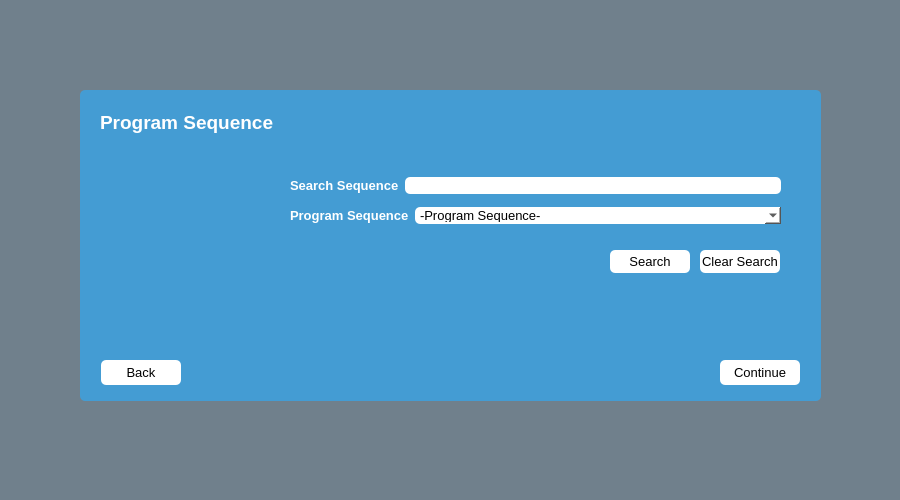
<?xml version="1.0" encoding="UTF-8"?>
<ui version="4.0">
 <class>programs</class>
 <widget class="QWidget" name="programs">
  <property name="geometry">
   <rect>
    <x>0</x>
    <y>0</y>
    <width>900</width>
    <height>500</height>
   </rect>
  </property>
  <property name="minimumSize">
   <size>
    <width>900</width>
    <height>500</height>
   </size>
  </property>
  <property name="maximumSize">
   <size>
    <width>900</width>
    <height>500</height>
   </size>
  </property>
  <property name="windowTitle">
   <string>Form</string>
  </property>
  <property name="styleSheet">
   <string notr="true">border-radius: 5px;
background-color:#70808c
</string>
  </property>
  <widget class="QWidget" name="widget" native="true">
   <property name="geometry">
    <rect>
     <x>80</x>
     <y>90</y>
     <width>741</width>
     <height>311</height>
    </rect>
   </property>
   <property name="styleSheet">
    <string notr="true">background-color:#449cd3</string>
   </property>
   <widget class="QLabel" name="programSequenceLabel_2">
    <property name="geometry">
     <rect>
      <x>20</x>
      <y>20</y>
      <width>192</width>
      <height>24</height>
     </rect>
    </property>
    <property name="font">
     <font>
      <pointsize>14</pointsize>
      <weight>75</weight>
      <bold>true</bold>
     </font>
    </property>
    <property name="styleSheet">
     <string notr="true">color: rgb(255, 255, 255);</string>
    </property>
    <property name="text">
     <string>Program Sequence</string>
    </property>
   </widget>
   <widget class="QWidget" name="layoutWidget">
    <property name="geometry">
     <rect>
      <x>210</x>
      <y>80</y>
      <width>491</width>
      <height>61</height>
     </rect>
    </property>
    <layout class="QVBoxLayout" name="verticalLayout">
     <item>
      <layout class="QHBoxLayout" name="horizontalLayout_5">
       <item>
        <widget class="QLabel" name="SearchSequenceLabel_2">
         <property name="font">
          <font>
           <pointsize>10</pointsize>
           <weight>75</weight>
           <bold>true</bold>
          </font>
         </property>
         <property name="styleSheet">
          <string notr="true">color: rgb(255, 255, 255);</string>
         </property>
         <property name="text">
          <string>Search Sequence</string>
         </property>
        </widget>
       </item>
       <item>
        <widget class="QLineEdit" name="sequenceLineEdit_2">
         <property name="font">
          <font>
           <pointsize>10</pointsize>
          </font>
         </property>
         <property name="styleSheet">
          <string notr="true">color: #000000;
background-color:#ffffff</string>
         </property>
         <property name="clearButtonEnabled">
          <bool>true</bool>
         </property>
        </widget>
       </item>
      </layout>
     </item>
     <item>
      <layout class="QHBoxLayout" name="horizontalLayout">
       <item>
        <widget class="QLabel" name="sequenceLabel2_2">
         <property name="font">
          <font>
           <pointsize>10</pointsize>
           <weight>75</weight>
           <bold>true</bold>
          </font>
         </property>
         <property name="styleSheet">
          <string notr="true">color: rgb(255, 255, 255);</string>
         </property>
         <property name="text">
          <string>Program Sequence</string>
         </property>
        </widget>
       </item>
       <item>
        <widget class="QComboBox" name="FacultyComboBox">
         <property name="enabled">
          <bool>true</bool>
         </property>
         <property name="sizeIncrement">
          <size>
           <width>0</width>
           <height>0</height>
          </size>
         </property>
         <property name="font">
          <font>
           <family>MS Shell Dlg 2</family>
           <pointsize>10</pointsize>
           <weight>50</weight>
           <italic>false</italic>
           <bold>false</bold>
          </font>
         </property>
         <property name="styleSheet">
          <string notr="true">color: #000000;
background-color:#ffffff</string>
         </property>
         <property name="editable">
          <bool>false</bool>
         </property>
         <property name="maxVisibleItems">
          <number>12</number>
         </property>
         <property name="minimumContentsLength">
          <number>2</number>
         </property>
         <item>
          <property name="text">
           <string>-Program Sequence-</string>
          </property>
         </item>
         <item>
          <property name="text">
           <string>Accounting, BACC, Belize City</string>
          </property>
         </item>
         <item>
          <property name="text">
           <string>Accounting, BACC, Belmopan</string>
          </property>
         </item>
         <item>
          <property name="text">
           <string>Applied Agriculture, AAGR, Central Farm</string>
          </property>
         </item>
         <item>
          <property name="text">
           <string>Applied Agriculture, CAGR, Central Farm</string>
          </property>
         </item>
         <item>
          <property name="text">
           <string>Applied Agriculture, CAGR, Punta Gorda</string>
          </property>
         </item>
         <item>
          <property name="text">
           <string>Applied Agriculture, BAGR, Central Farm</string>
          </property>
         </item>
         <item>
          <property name="text">
           <string>Architecture, AARC, Belize City</string>
          </property>
         </item>
         <item>
          <property name="text">
           <string>Biology, ABIO, Belmopan</string>
          </property>
         </item>
         <item>
          <property name="text">
           <string>Biology, BBIO, Belmopan</string>
          </property>
         </item>
         <item>
          <property name="text">
           <string>Biology and Chemistry, ABCB, Belmopan</string>
          </property>
         </item>
         <item>
          <property name="text">
           <string>Biology and Math, ABMB, Belmopan</string>
          </property>
         </item>
         <item>
          <property name="text">
           <string>Biology Education, BBIE, Belmopan</string>
          </property>
         </item>
         <item>
          <property name="text">
           <string>Biology/Chemistry/Math, ABCM, Belmopan</string>
          </property>
         </item>
         <item>
          <property name="text">
           <string>Biology/Math/Physics, ABMP, Belmopan</string>
          </property>
         </item>
         <item>
          <property name="text">
           <string>Building &amp; Civil Engineering, ABCE, Belize City</string>
          </property>
         </item>
         <item>
          <property name="text">
           <string>Business Administration (Entrepreneurship), BBEN, </string>
          </property>
         </item>
         <item>
          <property name="text">
           <string>Business Administration (Finance), BBFN, Belize City</string>
          </property>
         </item>
         <item>
          <property name="text">
           <string>Business Administration (Finance), BBFN, Belmopan</string>
          </property>
         </item>
         <item>
          <property name="text">
           <string>Business Administration (Management), BBMN, Belize City</string>
          </property>
         </item>
         <item>
          <property name="text">
           <string>Business Administration (Management), BBMN, Belmopan</string>
          </property>
         </item>
         <item>
          <property name="text">
           <string>Business Administration (Management), BBMN, Punta Gorda</string>
          </property>
         </item>
         <item>
          <property name="text">
           <string>Business Administration (Management), BBMN, Corozal</string>
          </property>
         </item>
         <item>
          <property name="text">
           <string>Business Administration (Management), BBMN, San Pedro</string>
          </property>
         </item>
         <item>
          <property name="text">
           <string>Business Administration (Marketing), BBMK, Belize </string>
          </property>
         </item>
         <item>
          <property name="text">
           <string>Business Administration (Marketing), BBMK, Corozal</string>
          </property>
         </item>
         <item>
          <property name="text">
           <string>Business Education (Accounting), BBUE, Belmopan</string>
          </property>
         </item>
         <item>
          <property name="text">
           <string>Business Education (Information Technology), BBUE,</string>
          </property>
         </item>
         <item>
          <property name="text">
           <string>Business Education (Management), BBUE, Belmopan</string>
          </property>
         </item>
         <item>
          <property name="text">
           <string>Business Science, ABUS, Belmopan</string>
          </property>
         </item>
         <item>
          <property name="text">
           <string>Business Science, ABUS, Punta Gorda</string>
          </property>
         </item>
         <item>
          <property name="text">
           <string>Business Science, ABUS, Belize City</string>
          </property>
         </item>
        </widget>
       </item>
      </layout>
     </item>
    </layout>
   </widget>
   <widget class="QPushButton" name="sequenceClearPushButton_2">
    <property name="geometry">
     <rect>
      <x>620</x>
      <y>160</y>
      <width>80</width>
      <height>23</height>
     </rect>
    </property>
    <property name="font">
     <font>
      <pointsize>10</pointsize>
     </font>
    </property>
    <property name="styleSheet">
     <string notr="true">color: #000000;
background-color:#ffffff</string>
    </property>
    <property name="text">
     <string>Clear Search</string>
    </property>
   </widget>
   <widget class="QPushButton" name="sequenceSearchPushButton_2">
    <property name="geometry">
     <rect>
      <x>530</x>
      <y>160</y>
      <width>80</width>
      <height>23</height>
     </rect>
    </property>
    <property name="font">
     <font>
      <pointsize>10</pointsize>
     </font>
    </property>
    <property name="styleSheet">
     <string notr="true">color: #000000;
background-color:#ffffff</string>
    </property>
    <property name="text">
     <string>Search</string>
    </property>
   </widget>
   <widget class="QPushButton" name="ContinuepushButton_2">
    <property name="geometry">
     <rect>
      <x>640</x>
      <y>270</y>
      <width>80</width>
      <height>25</height>
     </rect>
    </property>
    <property name="font">
     <font>
      <pointsize>10</pointsize>
     </font>
    </property>
    <property name="styleSheet">
     <string notr="true">color: #000000;
background-color:#ffffff</string>
    </property>
    <property name="text">
     <string>Continue</string>
    </property>
   </widget>
   <widget class="QPushButton" name="pushButton_2">
    <property name="enabled">
     <bool>true</bool>
    </property>
    <property name="geometry">
     <rect>
      <x>21</x>
      <y>270</y>
      <width>80</width>
      <height>25</height>
     </rect>
    </property>
    <property name="font">
     <font>
      <pointsize>10</pointsize>
     </font>
    </property>
    <property name="styleSheet">
     <string notr="true">color: #000000;
background-color:#ffffff</string>
    </property>
    <property name="text">
     <string>Back</string>
    </property>
   </widget>
  </widget>
 </widget>
 <resources/>
 <connections/>
</ui>
